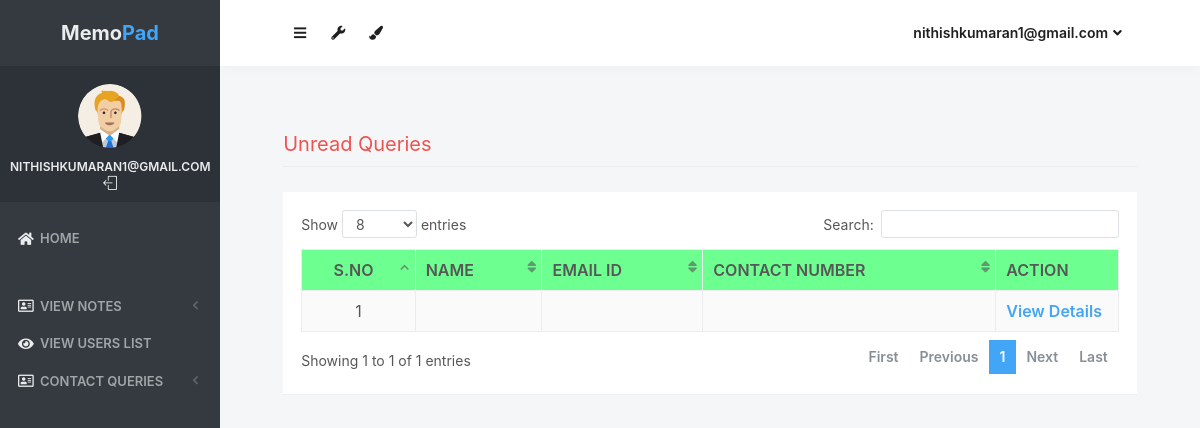
The app's page /unread_queries (signed in), older data.
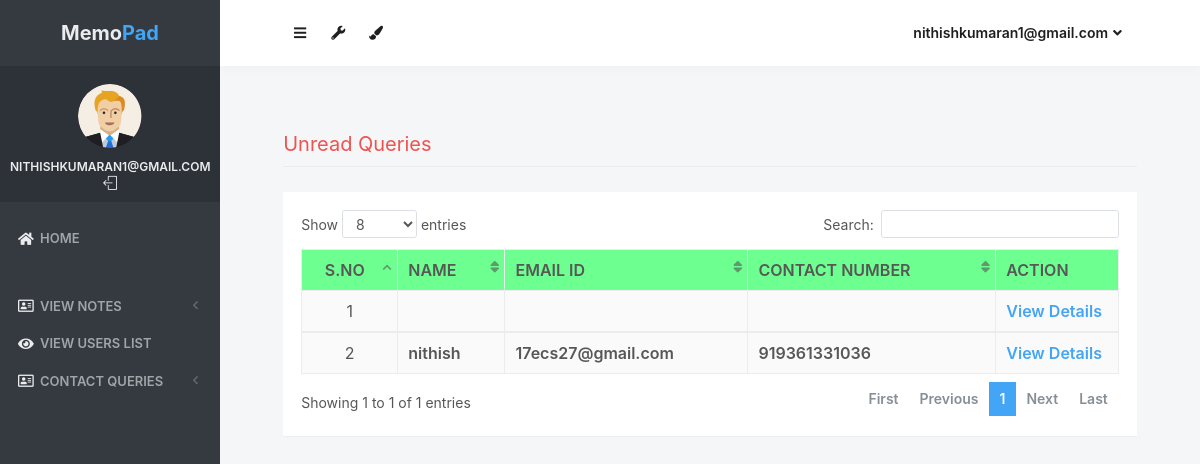
The same page, newer data.
### notes/models.py (models this page shows, shortened)
class Contact(models.Model):
    fullname = models.CharField(max_length=100, null=True)
    email = models.CharField(max_length=50, null=True)
    mobile = models.CharField(max_length=15, null=True)
    subject = models.CharField(max_length=100, null=True)
    message = models.CharField(max_length=300, null=True)
    msgdate = models.DateField(null=True)
    isread = models.CharField(max_length=10,null=True)

### notes/views.py (the view)
# urls.py: path('unread_queries', unread_queries, name='unread_queries'),
def unread_queries(request):
    if not request.user.is_authenticated:
        return redirect('login_admin')
    contact = Contact.objects.filter(isread="no")
    return render(request,'unread_queries.html', locals())

### notes/templates/unread_queries.html (shortened to what this page needs)
{% load static %}
<html lang="en" class="no-focus">
    <head>
        <link rel="stylesheet" href="{% static 'js/plugins/datatables/dataTables.bootstrap4.min.css' %}">
        <link rel="stylesheet" id="css-main" href="{% static 'css1/codebase.min.css' %}">
    </head>
    <body>
        <div id="page-container" class="sidebar-o sidebar-inverse side-scroll page-header-fixed main-content-narrow">
         {% include "sidebar.html" %}
            {% include "admin_nav.html" %}
            <main id="main-container">
                <div class="content">
                    <h2 class="content-heading text-danger">Unread Queries</h2>
                    <div class="block">
                        <div class="block-content block-content-full">
                            <table class="table table-bordered table-striped table-vcenter js-dataTable-full-pagination">
                                <thead class="text-grey" style="background-color : #6dff8f;">
                                    <tr>
                                        <th class="text-center">S.No</th>
                                        <th class="d-none d-sm-table-cell">Name</th>
                                        <th class="d-none d-sm-table-cell">Email ID</th>
                                        <th class="d-none d-sm-table-cell">Contact Number</th>
                                        <th class="d-none d-sm-table-cell" style="width: 15%;">Action</th>
                                    </tr>
                                </thead>
                                {% for i in contact %}
                                <tbody>
                                    <tr>
                                        <td class="text-center">{{forloop.counter}}</td>
                                        <td class="font-w600">{{i.fullname}}</td>
                                        <td class="font-w600">{{i.email}}</td>
                                        <td class="font-w600">{{i.mobile}}</td>
										<td class="font-w600"><a href="{% url 'view_queries' i.id %}" class="text-primary">View Details</a></td>
                                    </tr>
                                        {% endfor %}
                                </tbody>
                            </table>
                        </div>
                    </div>
                </div>
            </main>
</div>
 <link rel="stylesheet" href="https://use.fontawesome.com/releases/v5.6.3/css/all.css">
    </body>
</html>

Row changes from the older to the newer data that the page shows:
added Contact: fullname "nithish", email "17ecs27@gmail.com", mobile "919361331036"
